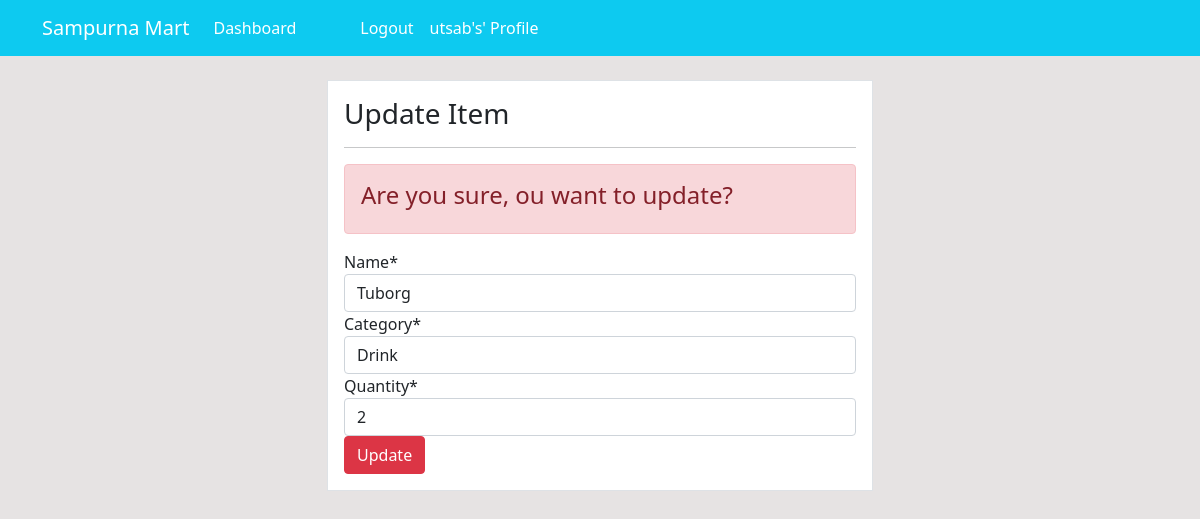
The page /product_update/24/ (signed in) on the database its author committed.
### myapp/models.py (models this page shows, shortened)
class Product(models.Model):
    name = models.CharField(max_length=30)
    category = models.CharField(max_length=30,choices=CATEGORY,null=True)
    quantity = models.PositiveBigIntegerField()
    class Meta:
        verbose_name_plural = 'Product'

### myapp/views.py (the view)
# urls.py: path('product_update/<int:id>/',views.product_update,name="product_update"),
@login_required(login_url='login')
def product_update(request,id):
    item = Product.objects.get(id=id)
    if request.method =='POST':
        form = ProductForm(request.POST,instance=item)
        if form.is_valid():
            form.save()
            return redirect('dashboard:product')
    else:
        form = ProductForm(instance=item)
    context ={
        'form':form
    }
    return render(request,'dashboard/product_update.html',context)

### myapp/forms.py
class ProductForm(forms.ModelForm):
    class Meta:
        model = Product
        fields = '__all__'

### templates/dashboard/product_update.html (shortened to what this page needs)
{% extends 'partials/base.html' %}
{% load crispy_forms_tags %}
{% block content %}
<div class="container">
    <div class="row my-4">
        <div class="col-md-6 offset-md-3">
            <div class="border bg-white p-3 ">
                <h3>Update Item</h3>
                <hr>
                <div class="alert alert-danger">
                    <h4>Are you sure, ou want to update?</h4>
                </div>
                <form method="POST">
                    {{form|crispy}}
                        <button type="submit" class="btn btn-danger">Update</button>
                </form>
            </div>
        </div>
    </div>
</div>
{% endblock %}

### templates/partials/nav.html (shortened to what this page needs)
<nav class="navbar navbar-expand-lg navbar-info bg-info">
    <div class="container">
        <a class="navbar-brand text-white" href="{% url 'dashboard:index' %}">Sampurna Mart</a>
        <div class="collapse navbar-collapse" id="navbarSupportedContent">
            <ul class="navbar-nav mr-auto">
                <li class="nav-item active">
                    <a class="nav-link text-white" href="{% url 'dashboard:index' %}">Dashboard</a>
                </li>
            </ul>
            {% if not user.is_authenticated %}
              <ul class="navbar-nav mx-5">
                <li class="nav-item active">
                    <a class="nav-link text-white" href="{% url 'register' %}">Register</a>
                </li>
                <li class="nav-item">
                    <a class="nav-link text-white" href="{% url 'login' %}">Login</a>
                </li>
            </ul>
            {% else %}
             <ul class="navbar-nav ml-auto mx-5">
                <li class="nav-item active">
                    <a class="nav-link text-white" href="{% url 'logout' %}">Logout</a>
                </li>
                <li class="nav-item">
                    <a class="nav-link text-white" href="{% url 'profile' %}">{{user.username}}'s' Profile</a>
                </li>
            </ul>
            {% endif %}
        </div>
    </div>
</nav>

### static/style.css (style rules this page uses)
body { background: rgb(230, 227, 227); }

### rows shown on the page
Product: name "Tuborg", category "Drink", quantity "2"

### other values the page prints
{{ user.username }} "utsab"
